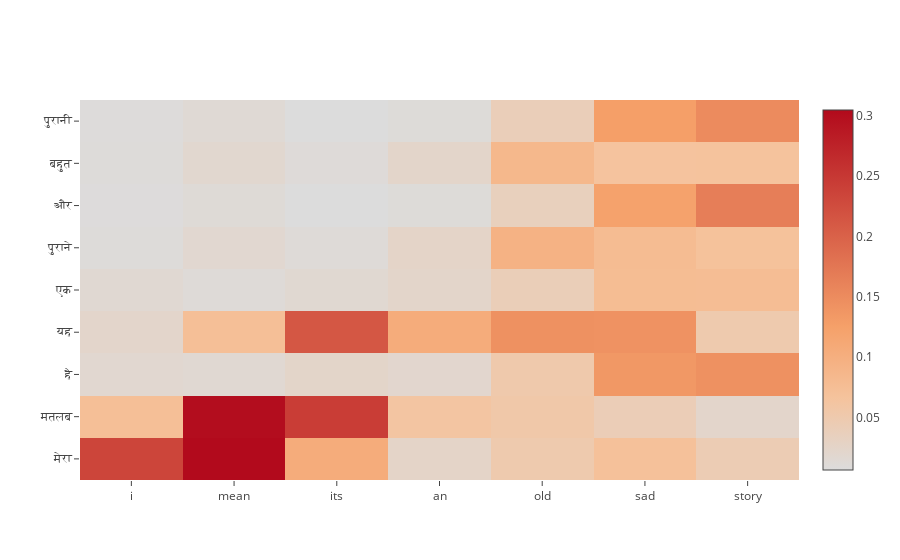

Notebook cell for this chart:
### Code cell
predict_random_val_sentence()
